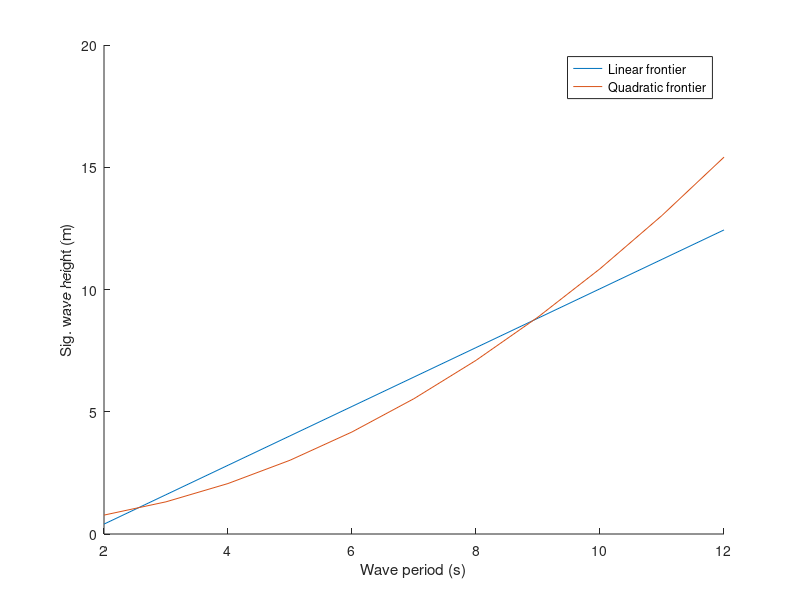

Reproduce this figure in MATLAB.
% Pull in wave data from CDIP buoy
% For each unique wave period bin, find the highest observed wave height
%  to generate a Pareto-like frontier.
% Use this frontier to inform which wave conditions to simulate.
clear;clc;

dataFolder = 'E:\CDIP_buoy_data\';

files = dir([dataFolder, '192*.nc']);

figure(1)
clf
hold on
xlabel('Wave period (s)')
ylabel('Sig. wave height (m)')

wavePeriodBinWidth = 0.05; % s, width of wave period bin to seach for highest observed wave height

for q = 1:length(files)
    disp(files(q).name)
    
    historicalDataFile = [files(q).folder, '\', files(q).name];
    time = ncread(historicalDataFile, 'waveTime'); % seconds since epoch
    sigWaveHeight = ncread(historicalDataFile, 'waveHs'); % m
    waveAvgPeriod = ncread(historicalDataFile, 'waveTa'); % s
    stationID = string(ncread(historicalDataFile, 'metaStationName')'); % s
    stationNum = str2double(files(q).name(1:3));

    %plot(waveAvgPeriod, sigWaveHeight, '.')

    wavePeriodSearchBin = [min(waveAvgPeriod), min(waveAvgPeriod) + wavePeriodBinWidth];
    maxWaveAvgPeriod = max(waveAvgPeriod);
    maxWaveHeightResults = [];

    while wavePeriodSearchBin(2) < maxWaveAvgPeriod
        wavePeriods = waveAvgPeriod((waveAvgPeriod >= wavePeriodSearchBin(1)) & (waveAvgPeriod < wavePeriodSearchBin(2)));
        waveHeights = sigWaveHeight((waveAvgPeriod >= wavePeriodSearchBin(1)) & (waveAvgPeriod < wavePeriodSearchBin(2)));

        if ~isempty(wavePeriods)
            [maxWaveHeight, maxInd] = max(waveHeights);
            [minWaveHeight, minInd] = min(waveHeights);
            
            maxWaveHeightResults(end+1, :) = [wavePeriods(maxInd), maxWaveHeight, minWaveHeight];
        end
        
        wavePeriodSearchBin = wavePeriodSearchBin + wavePeriodBinWidth;
    end
    plot(maxWaveHeightResults(:,1), maxWaveHeightResults(:,2), 'r', 'HandleVisibility','off')
    plot(maxWaveHeightResults(:,1), maxWaveHeightResults(:,3), 'g', 'HandleVisibility','off')
end

linFrontier = @(x) 1.2032*x - 2.2521 + 0.25;
quadFrontier = @(x) 0.1023*x.^2 + 0.0318*x + 0.0501 + 0.25;
periods = 2:12;
plot(periods, linFrontier(periods), 'DisplayName', 'Linear frontier')
plot(periods, quadFrontier(periods), 'DisplayName', 'Quadratic frontier')
legend()

%% estimate number of simulations
% From historical data (USA CDIP buoys), the Pareto-like frontier defining
%   typical max. wave height vs. wave period follows an approximately linear
%   form as H = 1.2032*T - 2.2521
%   or quadratic form as H = 0.1023*T^2 + 0.0318*T + 0.0501
% So, any wave conditions above this line (wave height above line for a
%   given wave period) need not be simulated.
%
% The NREL Marine Energy Atlas specifies simulation matrices with bins:
%   Sig. wave height: 0.25m to 9.75m center values with 0.5m bins
%   Energy period: 0.5s to 20.5s center values with 1s bins

waveHeights = linspace(0.1, 8, 12);
wavePeriods = linspace(1.75, 10, 12);
% waveHeights = 0.25:0.5:9.75; % NREL
% wavePeriods = 0.5:1:20.5; % NREL

numSims = 0;

for waveHeight = waveHeights
    for wavePeriod = wavePeriods
        if waveHeight <= 0.1023*wavePeriod.^2 + 0.0318*wavePeriod + 0.0501 + 0.25 % 1.2032*wavePeriod - 2.2521 + 0.25
            % perform simulation
            numSims = numSims+1;
        end
    end
end
